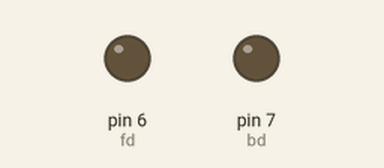
Recording of a sketch running on a simulated Arduino Uno, built with avr-gcc and run on an emulated ATmega328P. Parts: output pins drawn as LEDs (lit = HIGH).

Above: at 0.05 s.
At 14.95 s:
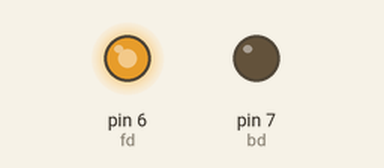
Timing chart, 0 to 26.0 s (numbered marks = the images above):
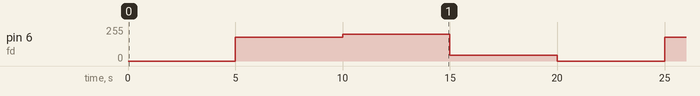

Measured:
- by itself, pin 6 (fd): repeats every 20.0 s: 200/255 5.0 s, 44/255 5.0 s, 0/255 5.0 s, 180/255 5.0 s

The sketch:

PumpInitial.ino
```cpp
const int fd = 6;
const int bd = 7;

void setup() {
  // put your setup code here, to run once:
  pinMode(fd, OUTPUT);
  pinMode(bd, OUTPUT);
}

void loop() {
  // put your main code here, to run repeatedly:
  analogWrite(fd, LOW);
  analogWrite(bd, LOW);
  delay(5000);
  analogWrite(fd, 180);
  analogWrite(bd, LOW);
  delay(5000);
  analogWrite(fd, 200);
  analogWrite(bd, LOW);
  delay(5000);
  analogWrite(fd, 300);
  analogWrite(bd, LOW);
  delay(5000);
}
```
